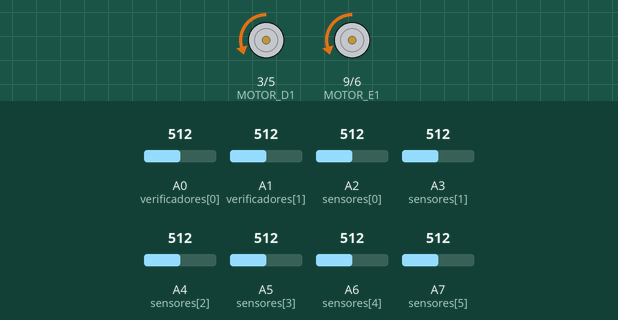
Bench run of a sketch on a simulated Arduino Nano, built with avr-gcc and run on an emulated ATmega328P. Shown: motor-driver pin pairs drawn as motors (green arrow = first pin HIGH = forward, orange = second pin HIGH = backward, longer = more drive). The inputs (shaded band) are chosen by the test bench; at power-on: A2 (sensores[0]) = 512, A4 (sensores[2]) = 512, A5 (sensores[3]) = 512, A6 (sensores[4]) = 512, A7 (sensores[5]) = 512, A0 (verificadores[0]) = 512, A1 (verificadores[1]) = 512, A3 (sensores[1]) = 512.

Above: at 8.7 s.
8.8 s: A2 (sensores[0]) set to 524
At 11.1 s:
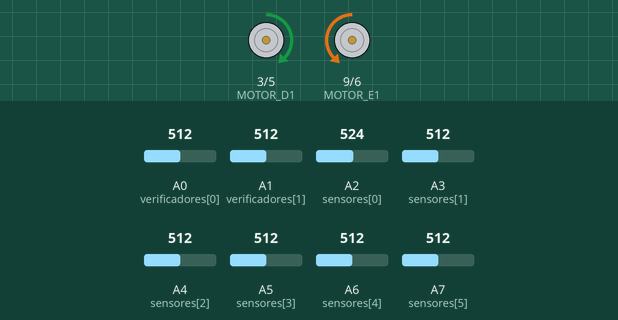
11.8 s: A4 (sensores[2]) set to 716
At 12.6 s:
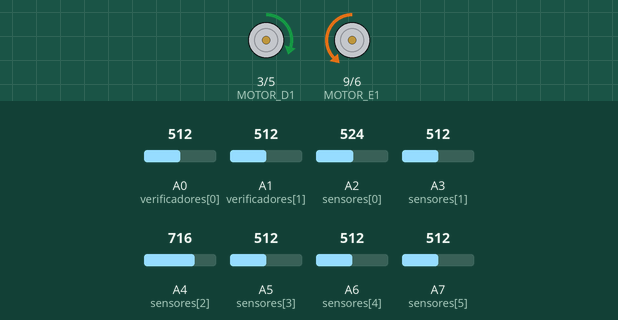
14.8 s: A5 (sensores[3]) set to 527
At 16.0 s:
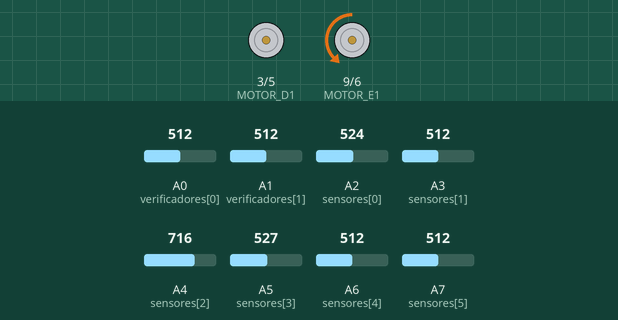
16.3 s: A6 (sensores[4]) set to 530
At 17.4 s:
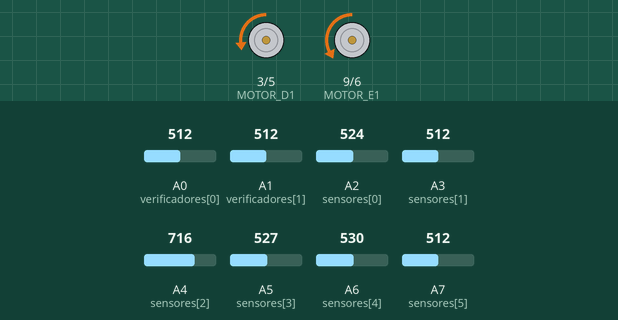
17.8 s: A7 (sensores[5]) set to 716
At 18.5 s:
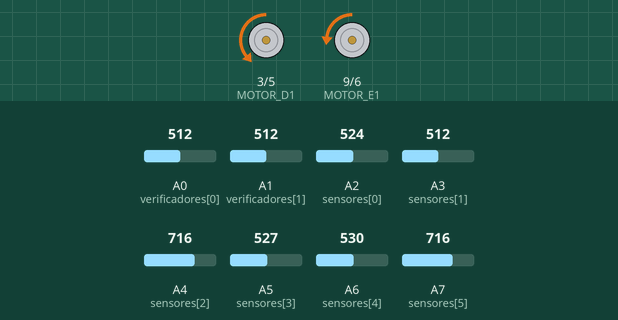
19.3 s: A2 (sensores[0]) set to 490
At 19.7 s:
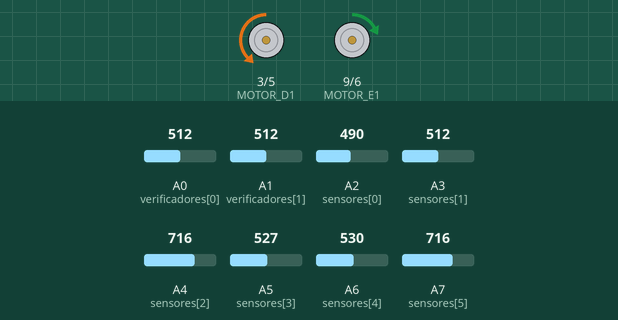
Timing chart, 0 to 21.8 s (numbered marks = the images above; inputs shaded):
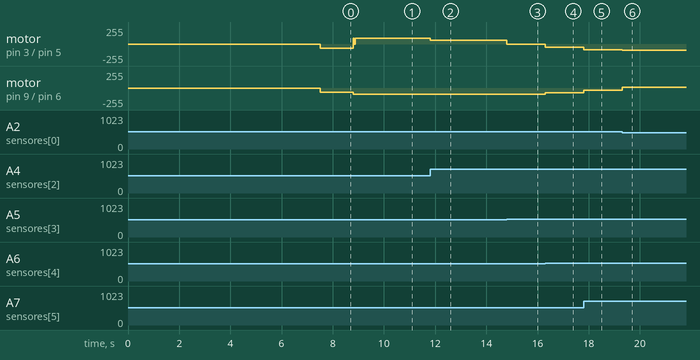

Measured:
- the behaviour switches between 512 and 513 on A2 (sensores[0]) (found by bisection; images 0 and 1)
- the behaviour switches between 512 and 513 on A5 (sensores[3]) (found by bisection; images 2 and 3)
- the behaviour switches between 512 and 513 on A6 (sensores[4]) (found by bisection; images 3 and 4)
- after the input at 8.8 s, motor on pin 3 (MOTOR_D1) / pin 5 (MOTOR_D2): backward 60/255 → forward 90/255 at once; motor on pin 9 (MOTOR_E1) / pin 6 (MOTOR_E2): backward 60/255 → backward 90/255 at once
- after the input at 11.8 s, motor on pin 3 (MOTOR_D1) / pin 5 (MOTOR_D2): forward 90/255 → forward 60/255 at once
- after the input at 14.8 s, motor on pin 3 (MOTOR_D1) / pin 5 (MOTOR_D2): forward 60/255 → stopped at once
- after the input at 16.3 s, motor on pin 3 (MOTOR_D1) / pin 5 (MOTOR_D2): stopped → backward 48/255 at once; motor on pin 9 (MOTOR_E1) / pin 6 (MOTOR_E2): backward 90/255 → backward 72/255 at once
- after the input at 17.8 s, motor on pin 3 (MOTOR_D1) / pin 5 (MOTOR_D2): backward 48/255 → backward 84/255 at once; motor on pin 9 (MOTOR_E1) / pin 6 (MOTOR_E2): backward 72/255 → backward 36/255 at once
- after the input at 19.3 s, motor on pin 3 (MOTOR_D1) / pin 5 (MOTOR_D2): backward 84/255 → backward 90/255 at once; motor on pin 9 (MOTOR_E1) / pin 6 (MOTOR_E2): backward 36/255 → forward 12/255 at once

The sketch:

seguidor.ino
```cpp
#define MOTOR_E1    9
#define MOTOR_E2    6
#define MOTOR_D1    3
#define MOTOR_D2    5
#define BTN         11
#define VELOCIDADE_MAXIMA       90
#define VELOCIDADE_BASE         60
#define NUMERO_DE_SENSORES      6
#define NUMERO_DE_VERIFICADORES 2
#define LIMIAR  80
#define KP      12
#define KD      400
#define KI      0
#define DEBUG       0
#define BRANCA      true
#define PRETA       false
#define TEMPO_PARA_FINAL  40000 //milissegundos
#define ESQUERDA    0
#define DIREITA     1
#define TESTE_DE_MARCACAO   10
#define FINAL_POR_TEMPO     0
#define FINAL_POR_MARCACAO  1
#define FINAL_POR_CONTADOR  2
#define NUMERO_DE_CRUZAMENTOS  2
#define LIMITE_TEMPO_ESQUERDA  500
#define N_CARACTERES   30

float sensores[NUMERO_DE_SENSORES]           = {A2, A3, A4, A5, A6, A7};
float erros[NUMERO_DE_SENSORES]              = {-15.0,-10.0,-5.0,5.0,10.0,15.0};
float verificadores[NUMERO_DE_VERIFICADORES] = {A0, A1};
float erro            = 0;
float correcao        = 0;
float erroAnterior    = 0;
float somatorioDeErro = 0;
int velocidadeAtual   = VELOCIDADE_BASE;
int limiar            = 0;
int tipoDeFinal       =-1;
int contadorDeFinal   = 0;
int parada            = false;
int direito           = 0;
int esquerdo          = 0;
bool corDaLinha       = BRANCA;
bool marcacaoVista    = false;
bool flagDeVerificador[NUMERO_DE_VERIFICADORES] = {false, false};
unsigned int ultimoProcesso = 0;
unsigned int contadorDeVerificacaoEsquerda = 0;
unsigned int contadorDeMarcacao[NUMERO_DE_VERIFICADORES] = {0, 0};
char buffer[N_CARACTERES+2];
float kp = KP;
float kd = KD;
float ki = KI;
float t0;

void setup() {
  if(DEBUG){
     Serial.begin(9600);
     Serial.flush();
  }
  Serial.println("Inicio");
  pinMode(MOTOR_E1, OUTPUT);
  pinMode(MOTOR_E2, OUTPUT);
  pinMode(MOTOR_D1, OUTPUT);
  pinMode(MOTOR_D2, OUTPUT);

  for(int i = 0; i < NUMERO_DE_SENSORES; i++)
    pinMode(sensores[i], INPUT);
  for(int i = 0; i < NUMERO_DE_VERIFICADORES; i++)
    pinMode(verificadores[i], INPUT);
  calibrarSensores(10);                          //Limiar é definido
  delay(1000);

  while(lerSensor(verificadores[0]) == true && lerSensor(verificadores[1]) == true){
    digitalWrite(13, HIGH);
    if(DEBUG)
      Serial.print("Esperando.");
  }
  for(int c=0; c<5 ; c++){
    digitalWrite(13, LOW);
    delay(500);
    digitalWrite(13, HIGH);
    delay(500);
  }
  t0 = millis();
}

void loop() {
  //Diminuir o erro usando o tempo;
    float deltatempo = t0 - millis();
    float deltaTime = (millis() - ultimoProcesso);
    ultimoProcesso = millis();
  erro = lerPontoAtual();
  correcao = (kp * erro) + (kd * (erro - erroAnterior)/deltaTime/1000.00) + (ki * somatorioDeErro*deltaTime/1000.00);

//  if(erro == erros[0] || erro == erros[NUMERO_DE_SENSORES-1])
    correcaoBruta();
//  else
//    correcaoConvencional();
  erroAnterior = erro;
  somatorioDeErro += erro;
  if (erro == 0) somatorioDeErro = 0;
  prevenirWindUp();

  if(deltatempo > TEMPO_PARA_FINAL){
    while(1){
      para();
    }
  }

  if(parada) para();

  if(Serial.available() >0)
  {
      int indice = 0;
      delay(100);
      int numChar = Serial.available();
      if(numChar> (N_CARACTERES-1)) numChar = (N_CARACTERES-1);

    while(numChar--) buffer[indice++] = Serial.read();
    dividirString(buffer);
    }

}

/*################################# FUNÇÕES DE LEITURA ########################################### */
//Ler sensor. Recebe a porta que ele deve ler e retorna true se o sensor está fora da linha (na mesa)
void calibrarSensores(int numeroDeIteracoes)
  {
  //Lê a media de luminosidade na mesa e na linha. Esses valores definem a cor da mesa
  unsigned int mediaDaMesa = 0;
  unsigned int mediaDaLinha = 0;

  digitalWrite(13, HIGH);
  delay(1500);
  digitalWrite(13, LOW);

  for (int i = 0; i < numeroDeIteracoes; i++)
  {
    mediaDaMesa += (analogRead(verificadores[0]) + analogRead(verificadores[1])) / 2;
  }

 for (int i = 0; i < numeroDeIteracoes; i++)
 {
    mediaDaLinha += analogRead(sensores[2]);
 }

  mediaDaMesa /= numeroDeIteracoes;
  mediaDaLinha /= numeroDeIteracoes;
  //O limiar é a média das médias
    limiar = (mediaDaMesa + mediaDaLinha) / 2;
 // limiar = LIMIAR;
  if(DEBUG){
    Serial.print("Media da mesa : ");
    Serial.println(mediaDaMesa);
    Serial.print("Media da linha: ");
    Serial.println(mediaDaLinha);
    Serial.print("Limite        : ");
    Serial.println(limiar);
  }
  if (mediaDaMesa > mediaDaLinha)
  {
    corDaLinha = BRANCA;
  }
  else
  {
    corDaLinha = PRETA;
  }
}

bool lerSensor(int porta) {
  int leitura = analogRead(porta);

  if ((corDaLinha == PRETA && leitura > limiar) || (corDaLinha == BRANCA && leitura < limiar)) {
    return true;
  }
  else {
    return false;
  }
}

//Lê os sensores guias e retorna valores maiores que 0 para direita e menor que zero para esquerda
float lerPontoAtual() {
  int numerador = 0;
  int denominador = 0;

  for (int i = 0; i < NUMERO_DE_SENSORES; i++) {
    if (lerSensor(sensores[i])) {
      numerador += erros[i];
      denominador++;
    }
  }

  if (denominador == 0)
    denominador = 1;

  return numerador / denominador;
}

bool verificaMarcacao(int lado) {
  bool viuMarcacao = lerSensor(verificadores[lado]);

  if(viuMarcacao) {
    contadorDeMarcacao[lado]++;
  }
  else {
    flagDeVerificador[lado] = false;
    contadorDeMarcacao[lado] = 0;
  }

  if(contadorDeMarcacao[lado] > TESTE_DE_MARCACAO && !flagDeVerificador[lado]) {
    flagDeVerificador[lado] = true;
    return true;
  }
  else {
    return false;
  }
}
/*################################### FUNÇÕES DE CONTROLE ############################################### */
void prevenirWindUp() {
    if (somatorioDeErro >= VELOCIDADE_MAXIMA)
        somatorioDeErro = somatorioDeErro / 3;
}

void correcaoBruta() {
  if(erro > 0) {
    if(DEBUG)
      Serial.println("Erro positivo ");
    esquerdo = velocidadeAtual - correcao;
    direito = velocidadeAtual + correcao;
  }
  else if(erro < 0) {
    if(DEBUG)
      Serial.println("Erro negativo");
    esquerdo = velocidadeAtual - correcao;
    direito = velocidadeAtual + correcao;
  }
  else {
    if(DEBUG)
      Serial.println("Sem erro");
    esquerdo = velocidadeAtual;
    direito = velocidadeAtual;
  }
  motorEsquerdo(esquerdo);
  motorDireito(direito);
  if(DEBUG)
  {
    Serial.print("Motor Esquerdo: ");
    Serial.println(esquerdo);
    Serial.print("Motor Direito : ");
    Serial.println(direito);
    Serial.print("Correcao : ");
    Serial.println(correcao);
  }
}

void correcaoConvencional() {
  if(erro > 0) {
    if(DEBUG)
      Serial.println("Erro positivo");
    direito  = velocidadeAtual + correcao;
    esquerdo = velocidadeAtual;
  }
    else if(erro < 0) {
      if(DEBUG)
        Serial.println("Erro negativo");
      direito = velocidadeAtual;
      esquerdo = velocidadeAtual - correcao;
    }
      else
      {
        if(DEBUG)
          Serial.println("Sem erro");
        direito = velocidadeAtual;
        esquerdo = velocidadeAtual;
      }
  motorEsquerdo(esquerdo);
  motorDireito(direito);
  if(DEBUG)
  {
    Serial.print("Motor Esquerdo: ");
    Serial.println(esquerdo);
    Serial.print("Motor Direito : ");
    Serial.println(direito);
    Serial.print("Correcao : ");
    Serial.println(correcao);
  }
}

/*#################################### FUNÇÕES DE PARADA ##########################################*/
/*bool devePararPorMarcacao() {
  bool teste = false;

  if((millis() - t0) > 5000) {
    bool viuMarcacao = verificaMarcacao(DIREITA);

    if(viuMarcacao) {
        marcacaoVista = true;
    }
    if(marcacaoVista && !verificaMarcacao(ESQUERDA)) {
      contadorDeVerificacaoEsquerda++;
    }
    else if(marcacaoVista) {
      marcacaoVista = false;
      contadorDeVerificacaoEsquerda = 0;
    }
    teste = (contadorDeVerificacaoEsquerda > LIMITE_TEMPO_ESQUERDA) && viuMarcacao;
  }
  else {
    teste = false;
  }
  if(teste) {
    tipoDeFinal = FINAL_POR_MARCACAO;
    return true;
  }
  else {
    return false;
  }
}
*/
bool devePararPorContador() {
  if(verificaMarcacao(DIREITA)) {
    contadorDeFinal++;
  }

bool teste = contadorDeFinal >= (2 + 2 * NUMERO_DE_CRUZAMENTOS);

  if(teste) {
    tipoDeFinal = FINAL_POR_CONTADOR;
    return true;
  }
  else {
    return false;
  }
}


void para()
{
    for(int x = 150 ; x !=0 ; x = x-50)
    {
      motorEsquerdo(x);
      motorDireito(x);
      delay(250);
    }
}
//############################### FUNÇÕES DOS MOTORES ##########################################

//Função para permitir apenas potências abaixo da máxima
int limitadorPotencia(int potencia) {
  int novaPotencia = potencia;
  if (abs(potencia) > VELOCIDADE_MAXIMA) {
    novaPotencia = (potencia / abs(potencia)) * VELOCIDADE_MAXIMA;
  }
  return novaPotencia;
}

//Controla o motor esquerdo para uma dada potência após ser limitada
void motorEsquerdo(int potencia) {
  int pwr = limitadorPotencia(potencia);

  if (pwr < 0) {
    analogWrite(MOTOR_E1, abs(pwr));
    digitalWrite(MOTOR_E2, LOW);
  }
  else {
    analogWrite(MOTOR_E2, abs(pwr));
    digitalWrite(MOTOR_E1, LOW);
  }
}

//Controla o motor direito para uma dada potência após ser limitada
void motorDireito(int potencia) {
  int pwr = limitadorPotencia(potencia);

  if (pwr < 0) {
    analogWrite(MOTOR_D1, abs(pwr));
    digitalWrite(MOTOR_D2, LOW);
  }
  else {
    analogWrite(MOTOR_D2, abs(pwr));
    digitalWrite(MOTOR_D1, LOW);
  }
}
//############################## FUNÇÕES DE STRING ##################################

void dividirString(char* data) {
      if(DEBUG) {
      Serial.print("Entrada de dados: ");
      Serial.println(data);
    }
    char* parameter;

    parameter = strtok (data, " ,");
    while(parameter != NULL)
    {
      serial_radical(data);
      parameter = strtok(NULL, " ,");
    }
    for(int x=0; x<16; x++)
    {
      buffer[x]='\0';
    }
    Serial.flush();
}
void serial_radical(char* data) {
    if((((data[0] == 'P' && data[1] == 'A') && data[2]=='R') && data[3] == 'A')) {
    para();
    if(DEBUG) {
          Serial.println("Parando...");
          parada = 1;
          }
    }

    if(data[0] == 'P' && data[1]!= 'A') {
       kp = strtol(data+1, NULL, 10);
       kp = constrain(kp, -500, 500);
         if(DEBUG) {
          Serial.print("kp setado para: ");
          Serial.println(kp);
          parada = 0;
          }
    }

    if(data[0] == 'I') {
       ki = strtol(data+1, NULL, 10);
       ki = constrain(ki, -500, 500);
         if(DEBUG){
          Serial.print("ki setado para: ");
          Serial.println(ki);
          parada = 0;
          }
     }

     if(data[0] == 'D') {
       kd = strtol(data+1, NULL, 10);
       kd = constrain(kd, -500, 500);
          if(DEBUG) {
           Serial.print("kd setado para: ");
           Serial.println(kd);
           parada = 0;
           }
     }

      if(data[0] == 'V') {
        velocidadeAtual = strtol(data+1, NULL, 10);
        velocidadeAtual = constrain(velocidadeAtual, -500, 500);
          if(DEBUG) {
           Serial.print("Velocidade atual está: ");
           Serial.println(velocidadeAtual);
           parada = 0;
          }
     }
     if(data[0] == 'G' && data[1] == 'O')
     {
      if(DEBUG)
        Serial.println("GO !");
      parada = 0;
     }
}
```
